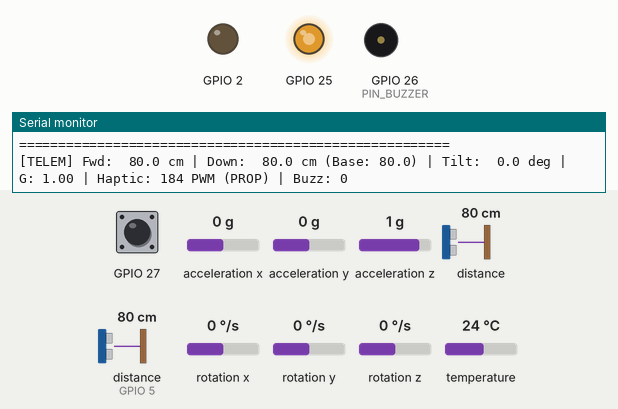
Simulated run of this program. Board: ESP32. Shown: output pins drawn as LEDs (lit = HIGH), buzzer (waves = sounding, pin HIGH), the last lines printed to the serial monitor. Wiring (inferred from the names in the program): ultrasonic range finder: trigger GPIO 18; echo GPIO 5. Dashed ring = blinking. The test bench sets the inputs (shaded band); at power-on: distance to the obstacle (sensor on GPIO 5) 80 cm, acceleration x 0 g, distance to the obstacle 80 cm, GPIO 27 HIGH, acceleration y 0 g, acceleration z 1 g, rotation x 0 °/s, rotation y 0 °/s, rotation z 0 °/s, temperature 24 °C. The echo pulse lasts 58.3 µs per cm; pins used as bus, display or sensor lines are not drawn.

Above: at 0.94 s.
2.1 s: distance to the obstacle (sensor on GPIO 5) set to 97 cm
At 3.8 s:
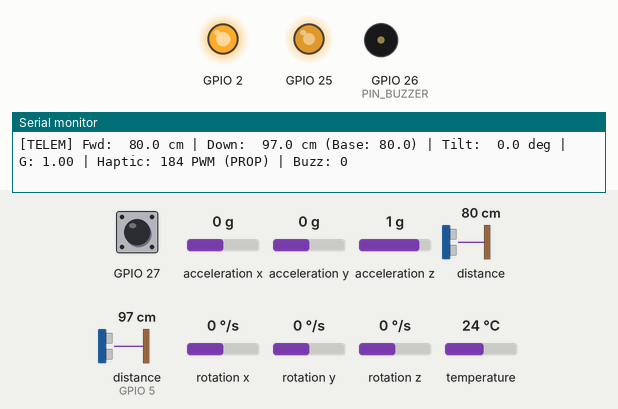
4.5 s: distance to the obstacle (sensor on GPIO 5) set to 105 cm
At 4.87 s:
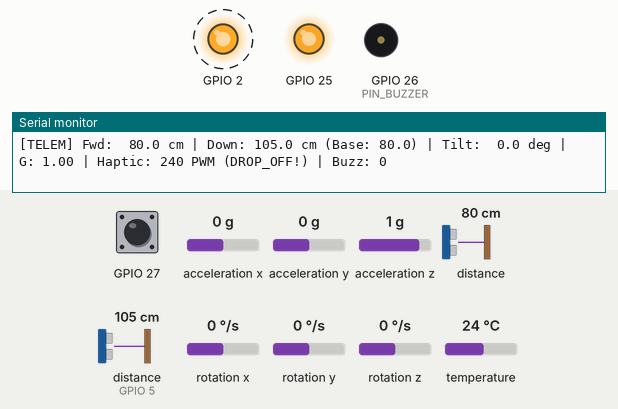
7.5 s: acceleration x set to -1.4 g
10.5 s: distance to the obstacle (sensor 0) set to 9 cm
13.5 s: distance to the obstacle (sensor on GPIO 5) set to 2 cm
At 14.31 s:
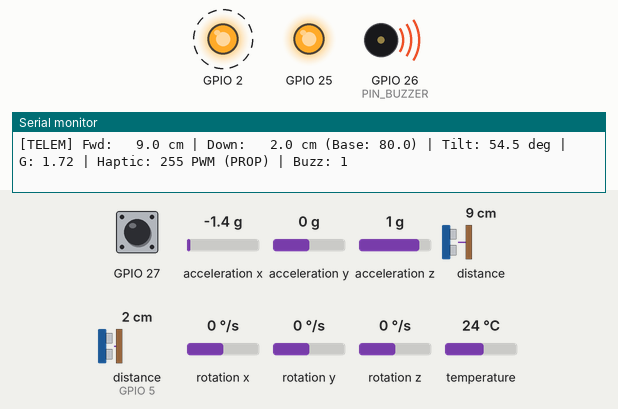
16.5 s: distance to the obstacle (sensor 0) set to 7 cm
19.5 s: distance to the obstacle (sensor 0) set to 4 cm
At 21.2 s:
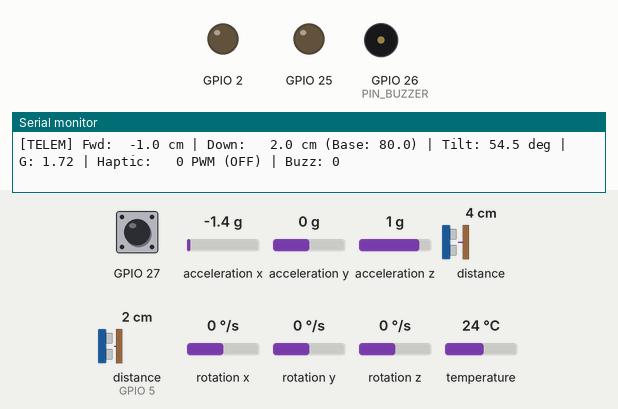
Timing chart, 0 to 22.9 s (numbered marks = the images above; inputs shaded):
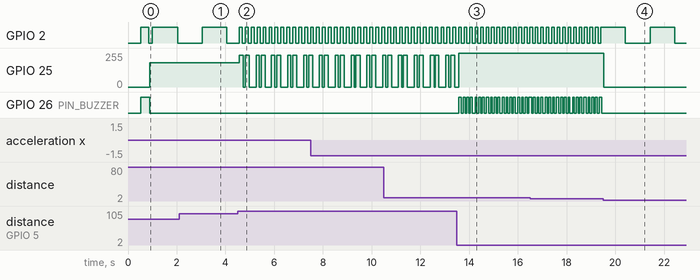

The program:

main.cpp
```cpp
#include <Arduino.h>
#include "CaneController.h"

// Instantiate Master Cane Controller
static CaneController cane;

void setup() {
    // Initialize primary debug serial interface
    Serial.begin(115200);
    delay(500);

    // Boot safety subsystems
    cane.begin();
}

void loop() {
    // Non-blocking cooperative safety cycle
    cane.update();
}
```

BuzzerAlert.h
```cpp
#ifndef BUZZER_ALERT_H
#define BUZZER_ALERT_H

#include <Arduino.h>
#include "config.h"

/**
 * @brief Non-blocking audible buzzer driver for critical hazard warnings and fall alarms.
 */
class BuzzerAlert {
public:
    enum BuzzerMode {
        MODE_SILENT,
        MODE_CRITICAL_OBSTACLE,  // Fast urgent beeps (<30cm obstacle)
        MODE_FALL_ALARM,         // Continuous repeating emergency chirp
        MODE_BOOT_BEEP           // Single startup confirmation pip
    };

    BuzzerAlert();

    /**
     * @brief Initialize buzzer pin.
     */
    void begin();

    /**
     * @brief Set active buzzer alert mode.
     */
    void setMode(BuzzerMode mode);

    /**
     * @brief Trigger a single short confirmation chirp.
     */
    void playBootBeep();

    /**
     * @brief Silence buzzer.
     */
    void silence();

    /**
     * @brief Non-blocking state update called in loop().
     */
    void update();

    BuzzerMode getMode() const { return _mode; }

private:
    BuzzerMode _mode;
    uint32_t _stateStartMs;
    bool _buzzerActive;

    void setBuzzerState(bool active);
};

#endif // BUZZER_ALERT_H
```

CaneController.h
```cpp
#ifndef CANE_CONTROLLER_H
#define CANE_CONTROLLER_H

#include <Arduino.h>
#include <Wire.h>
#include "config.h"
#include "ForwardSensor.h"
#include "DownwardSensor.h"
#include "MotionSensor.h"
#include "HapticFeedback.h"
#include "BuzzerAlert.h"

/**
 * @brief Master safety controller coordinating all sensors, safety arbitration logic,
 *        actuator patterns, and serial telemetry.
 */
class CaneController {
public:
    CaneController();

    /**
     * @brief Initialize all hardware subsystems and perform self-test.
     */
    void begin();

    /**
     * @brief Main non-blocking loop update.
     */
    void update();

    // Diagnostics & Sensor access
    const ForwardSensor& getForwardSensor() const { return _forwardSensor; }
    const DownwardSensor& getDownwardSensor() const { return _downwardSensor; }
    const MotionSensor& getMotionSensor() const { return _motionSensor; }
    const HapticFeedback& getHapticFeedback() const { return _haptic; }
    const BuzzerAlert& getBuzzerAlert() const { return _buzzer; }

private:
    ForwardSensor   _forwardSensor;
    DownwardSensor  _downwardSensor;
    MotionSensor    _motionSensor;
    HapticFeedback  _haptic;
    BuzzerAlert     _buzzer;

    uint32_t _lastForwardUpdateMs;
    uint32_t _lastDownwardUpdateMs;
    uint32_t _lastMotionUpdateMs;
    uint32_t _lastActuatorUpdateMs;
    uint32_t _lastTelemetryMs;
    uint32_t _lastLedBlinkMs;
    bool _ledState;

    void updateSensors();
    void evaluateSafetyAndActuate();
    void printTelemetry();
    void handleStatusLed(bool hazardActive);
    void checkSosButton();
};

#endif // CANE_CONTROLLER_H
```

DownwardSensor.h
```cpp
#ifndef DOWNWARD_SENSOR_H
#define DOWNWARD_SENSOR_H

#include <Arduino.h>
#include <Wire.h>
#include "config.h"

#if (DOWNWARD_SENSOR_TYPE == SENSOR_TYPE_VL53L0X)
#include <VL53L0X.h>
#endif

/**
 * @brief Downward-facing ground / drop-off sensor driver.
 *
 * Configurable for either Ultrasonic (HC-SR04/US-015) or VL53L0X ToF laser.
 * Tracks ground baseline distance and detects descending stairs, curbs, and drop-offs.
 */
class DownwardSensor {
public:
    DownwardSensor();

    /**
     * @brief Initialize downward sensor hardware.
     * @param wire Reference to TwoWire instance (for ToF mode).
     * @return true if initialized, false otherwise.
     */
    bool begin(TwoWire &wire = Wire);

    /**
     * @brief Non-blocking update cycle.
     * @return true if a fresh reading was acquired, false otherwise.
     */
    bool update();

    // Baseline management & calibration
    void calibrateBaseline(uint8_t sampleCount = 10);
    void setBaselineCm(float baselineCm) { _baselineCm = baselineCm; }
    float getBaselineCm() const { return _baselineCm; }

    // Ranging Accessors
    float getDistanceCm() const { return _currentDistanceCm; }
    bool isValid() const { return _isValid; }
    bool isDropOffDetected() const;

private:
    float _currentDistanceCm;
    float _baselineCm;
    bool _isValid;
    bool _initialized;
    uint32_t _lastMeasureMs;

#if (DOWNWARD_SENSOR_TYPE == SENSOR_TYPE_VL53L0X)
    VL53L0X _tofSensor;
#else
    // Ultrasonic timing state
    float readUltrasonicCm();
#endif
};

#endif // DOWNWARD_SENSOR_H
```

ForwardSensor.h
```cpp
#ifndef FORWARD_SENSOR_H
#define FORWARD_SENSOR_H

#include <Arduino.h>
#include <Wire.h>
#include <VL53L1X.h>
#include "config.h"

/**
 * @brief Forward-facing Time-of-Flight (VL53L1X) obstacle sensor driver.
 *
 * Provides non-blocking ranging up to 4m with configurable distance modes.
 */
class ForwardSensor {
public:
    ForwardSensor();

    /**
     * @brief Initialize VL53L1X sensor on the specified I2C bus.
     * @param wire Reference to TwoWire instance.
     * @return true if initialized successfully, false otherwise.
     */
    bool begin(TwoWire &wire = Wire);

    /**
     * @brief Non-blocking update. Checks if new ranging data is available.
     * @return true if new measurement was read, false otherwise.
     */
    bool update();

    // Accessors
    uint16_t getDistanceMm() const { return _distanceMm; }
    float getDistanceCm() const { return _distanceMm / 10.0f; }
    bool isValid() const { return _isValid; }
    bool isObstacleDetected() const;
    bool isCritical() const;
    uint8_t getRangeStatus() const { return _rangeStatus; }
    uint32_t getLastMeasurementTime() const { return _lastMeasurementMs; }

private:
    VL53L1X _sensor;
    uint16_t _distanceMm;
    uint8_t _rangeStatus;
    bool _isValid;
    bool _initialized;
    uint32_t _lastMeasurementMs;
};

#endif // FORWARD_SENSOR_H
```

HapticFeedback.h
```cpp
#ifndef HAPTIC_FEEDBACK_H
#define HAPTIC_FEEDBACK_H

#include <Arduino.h>
#include "config.h"

/**
 * @brief Non-blocking haptic feedback controller managing vibration PWM intensity
 *        and distinctive tactile alarm patterns.
 */
class HapticFeedback {
public:
    enum HapticPattern {
        PATTERN_OFF,
        PATTERN_PROPORTIONAL,   // Steady vibration scaled by forward proximity
        PATTERN_DROP_OFF,       // Double rhythmic burst for ground drop-offs / curbs
        PATTERN_FALL_ALERT      // Fast alert pulse when cane is down
    };

    HapticFeedback();

    /**
     * @brief Initialize LEDC PWM channel and pin assignment.
     */
    void begin();

    /**
     * @brief Set pattern to proportional vibration with target forward distance.
     * @param distanceCm Distance to nearest forward obstacle.
     */
    void setProportionalDistance(float distanceCm);

    /**
     * @brief Trigger drop-off tactile warning signature.
     */
    void triggerDropOffPattern();

    /**
     * @brief Trigger fall alarm vibration pattern.
     */
    void triggerFallPattern();

    /**
     * @brief Turn vibration off.
     */
    void turnOff();

    /**
     * @brief Non-blocking state update. Must be called regularly in loop().
     */
    void update();

    // Accessors
    uint8_t getCurrentDuty() const { return _currentDuty; }
    HapticPattern getActivePattern() const { return _pattern; }

private:
    HapticPattern _pattern;
    uint8_t _currentDuty;
    float _targetDistanceCm;
    uint32_t _patternStartMs;

    void applyPwmDuty(uint8_t duty);
    uint8_t calculateProportionalDuty(float distCm);
};

#endif // HAPTIC_FEEDBACK_H
```

MotionSensor.h
```cpp
#ifndef MOTION_SENSOR_H
#define MOTION_SENSOR_H

#include <Arduino.h>
#include <Wire.h>
#include <Adafruit_MPU6050.h>
#include <Adafruit_Sensor.h>
#include "config.h"

/**
 * @brief 6-Axis IMU (MPU6050) driver for orientation tracking and fall detection.
 */
class MotionSensor {
public:
    MotionSensor();

    /**
     * @brief Initialize MPU6050 over I2C.
     * @param wire Reference to TwoWire bus.
     * @return true if detected and initialized.
     */
    bool begin(TwoWire &wire = Wire);

    /**
     * @brief Read accelerometer and gyroscope, update tilt and fall state machines.
     * @return true if updated.
     */
    bool update();

    // Orientation & Acceleration Accessors
    float getTiltAngleDeg() const { return _tiltAngleDeg; }
    float getAccelMagnitudeG() const { return _accelMagG; }
    bool isCaneHorizontal() const { return _tiltAngleDeg >= FALL_TILT_CRITICAL_DEG; }
    bool isFallAlertActive() const { return _fallDetected; }
    void clearFallAlert() { _fallDetected = false; _fallStage = FALL_IDLE; }

    sensors_event_t getAccelEvent() const { return _a; }
    sensors_event_t getGyroEvent() const { return _g; }

private:
    Adafruit_MPU6050 _mpu;
    sensors_event_t _a, _g, _temp;
    float _accelMagG;
    float _tiltAngleDeg;
    bool _initialized;
    bool _fallDetected;
    uint32_t _lastUpdateMs;

    // Fall detection internal state machine
    enum FallStage {
        FALL_IDLE,
        FALL_FREEFALL_DETECTED,
        FALL_IMPACT_DETECTED,
        FALL_CHECK_IMMOBILITY
    };
    FallStage _fallStage;
    uint32_t _freefallTimestamp;
    uint32_t _impactTimestamp;
};

#endif // MOTION_SENSOR_H
```

BuzzerAlert.cpp
```cpp
#include "BuzzerAlert.h"

BuzzerAlert::BuzzerAlert()
    : _mode(MODE_SILENT),
      _stateStartMs(0),
      _buzzerActive(false) {}

void BuzzerAlert::begin() {
    pinMode(PIN_BUZZER, OUTPUT);
    digitalWrite(PIN_BUZZER, LOW);
    _buzzerActive = false;
    Serial.println("[BuzzerAlert] Buzzer initialized on GPIO 26");
}

void BuzzerAlert::setBuzzerState(bool active) {
    _buzzerActive = active;
    digitalWrite(PIN_BUZZER, active ? HIGH : LOW);
}

void BuzzerAlert::setMode(BuzzerMode mode) {
    if (_mode != mode) {
        _mode = mode;
        _stateStartMs = millis();
        if (_mode == MODE_SILENT) {
            setBuzzerState(false);
        }
    }
}

void BuzzerAlert::playBootBeep() {
    _mode = MODE_BOOT_BEEP;
    _stateStartMs = millis();
    setBuzzerState(true);
}

void BuzzerAlert::silence() {
    setMode(MODE_SILENT);
}

void BuzzerAlert::update() {
    uint32_t now = millis();

    switch (_mode) {
        case MODE_SILENT:
            setBuzzerState(false);
            break;

        case MODE_BOOT_BEEP:
            if (now - _stateStartMs < 120) {
                setBuzzerState(true);
            } else {
                setBuzzerState(false);
                _mode = MODE_SILENT;
            }
            break;

        case MODE_CRITICAL_OBSTACLE: {
            // Rapid urgent beeping: 80ms ON, 80ms OFF
            uint32_t elapsed = (now - _stateStartMs) % 160;
            setBuzzerState(elapsed < 80);
            break;
        }

        case MODE_FALL_ALARM: {
            // Loud alternating siren pattern: 250ms ON, 150ms OFF
            uint32_t elapsed = (now - _stateStartMs) % 400;
            setBuzzerState(elapsed < 250);
            break;
        }
    }
}
```

DownwardSensor.cpp
```cpp
#include "DownwardSensor.h"

DownwardSensor::DownwardSensor()
    : _currentDistanceCm(DOWNWARD_BASELINE_NOMINAL_CM),
      _baselineCm(DOWNWARD_BASELINE_NOMINAL_CM),
      _isValid(false),
      _initialized(false),
      _lastMeasureMs(0) {}

bool DownwardSensor::begin(TwoWire &wire) {
#if (DOWNWARD_SENSOR_TYPE == SENSOR_TYPE_VL53L0X)
    // Setup XSHUT pin to control VL53L0X boot and readdressing
    pinMode(PIN_TOF_DOWN_XSHUT, OUTPUT);
    digitalWrite(PIN_TOF_DOWN_XSHUT, LOW); // Hold in reset
    delay(10);
    digitalWrite(PIN_TOF_DOWN_XSHUT, HIGH); // Release reset
    delay(10);

    _tofSensor.setBus(&wire);
    _tofSensor.setTimeout(500);

    if (!_tofSensor.init()) {
        Serial.println("[DownwardSensor] ERROR: Failed to detect and initialize VL53L0X!");
        _initialized = false;
        return false;
    }

    // Change I2C address from 0x29 to 0x30 to avoid conflict with VL53L1X
    _tofSensor.setAddress(0x30);
    _tofSensor.startContinuous(40);
    _initialized = true;
    Serial.println("[DownwardSensor] VL53L0X initialized on I2C address 0x30");
#else
    // Configure Ultrasonic GPIO pins
    pinMode(PIN_US_TRIG, OUTPUT);
    pinMode(PIN_US_ECHO, INPUT);
    digitalWrite(PIN_US_TRIG, LOW);
    _initialized = true;
    Serial.println("[DownwardSensor] Ultrasonic sensor initialized (Trig=18, Echo=5)");
#endif

    calibrateBaseline(5);
    return _initialized;
}

#if (DOWNWARD_SENSOR_TYPE != SENSOR_TYPE_VL53L0X)
float DownwardSensor::readUltrasonicCm() {
    // Generate clean 10us trigger pulse
    digitalWrite(PIN_US_TRIG, LOW);
    delayMicroseconds(2);
    digitalWrite(PIN_US_TRIG, HIGH);
    delayMicroseconds(10);
    digitalWrite(PIN_US_TRIG, LOW);

    // Measure echo pulse duration (timeout ~25000us = ~4.3m max distance)
    unsigned long durationUs = pulseIn(PIN_US_ECHO, HIGH, 25000);

    if (durationUs == 0) {
        // Echo timed out: target is either too far (> 4m) or no reflective surface (drop-off / deep hole)
        return -1.0f;
    }

    // Speed of sound = 343 m/s = 0.0343 cm/us
    // Distance = (duration * 0.0343) / 2
    return (float)durationUs * 0.01715f;
}
#endif

bool DownwardSensor::update() {
    if (!_initialized) return false;

    uint32_t now = millis();
    if (now - _lastMeasureMs < INTERVAL_DOWNWARD_SENSOR_MS) {
        return false;
    }
    _lastMeasureMs = now;

#if (DOWNWARD_SENSOR_TYPE == SENSOR_TYPE_VL53L0X)
    uint16_t distMm = _tofSensor.readRangeContinuousMillimeters();
    if (_tofSensor.timeoutOccurred() || distMm >= 8000) {
        // Out of range reading can represent open drop-off
        _currentDistanceCm = DOWNWARD_MAX_VALID_DIST_CM + 10.0f;
        _isValid = true;
    } else {
        _currentDistanceCm = distMm / 10.0f;
        _isValid = (_currentDistanceCm > 3.0f && _currentDistanceCm < DOWNWARD_MAX_VALID_DIST_CM);
    }
#else
    float dist = readUltrasonicCm();
    if (dist < 0.0f) {
        // Timeout: no ground reflected back -> potential large drop-off or void
        _currentDistanceCm = DOWNWARD_MAX_VALID_DIST_CM + 50.0f;
        _isValid = true;
    } else {
        _currentDistanceCm = dist;
        _isValid = (_currentDistanceCm > 2.0f && _currentDistanceCm <= DOWNWARD_MAX_VALID_DIST_CM);
    }
#endif

    return true;
}

void DownwardSensor::calibrateBaseline(uint8_t sampleCount) {
    float sum = 0.0f;
    uint8_t validSamples = 0;

    Serial.println("[DownwardSensor] Calibrating ground baseline distance...");

    for (uint8_t i = 0; i < sampleCount; ++i) {
#if (DOWNWARD_SENSOR_TYPE == SENSOR_TYPE_VL53L0X)
        uint16_t distMm = _tofSensor.readRangeContinuousMillimeters();
        if (!_tofSensor.timeoutOccurred() && distMm > 50 && distMm < 1500) {
            sum += (distMm / 10.0f);
            validSamples++;
        }
#else
        float d = readUltrasonicCm();
        if (d > 5.0f && d < 120.0f) {
            sum += d;
            validSamples++;
        }
#endif
        delay(40);
    }

    if (validSamples > 0) {
        _baselineCm = sum / validSamples;
        Serial.printf("[DownwardSensor] Baseline calibrated: %.1f cm (from %d samples)\n", _baselineCm, validSamples);
    } else {
        _baselineCm = DOWNWARD_BASELINE_NOMINAL_CM;
        Serial.printf("[DownwardSensor] Warning: Calibration failed; using default: %.1f cm\n", _baselineCm);
    }
}

bool DownwardSensor::isDropOffDetected() const {
    if (!_isValid) {
        return false;
    }

    // Condition 1: Distance reading exceeds baseline ground distance by drop threshold
    if (_currentDistanceCm > (_baselineCm + DROP_OFF_DELTA_THRESHOLD_CM)) {
        return true;
    }

    // Condition 2: Ground reflection lost completely (e.g. step edge or pit)
    if (_currentDistanceCm >= DOWNWARD_MAX_VALID_DIST_CM) {
        return true;
    }

    return false;
}
```

ForwardSensor.cpp
```cpp
#include "ForwardSensor.h"

ForwardSensor::ForwardSensor()
    : _distanceMm(0),
      _rangeStatus(0),
      _isValid(false),
      _initialized(false),
      _lastMeasurementMs(0) {}

bool ForwardSensor::begin(TwoWire &wire) {
    _sensor.setBus(&wire);
    _sensor.setTimeout(500);

    if (!_sensor.init()) {
        Serial.println("[ForwardSensor] ERROR: Failed to detect and initialize VL53L1X!");
        _initialized = false;
        return false;
    }

    // Configure distance mode: Medium provides good balance of range (up to 3m) and ambient light immunity
    _sensor.setDistanceMode(VL53L1X::Medium);
    // Set measurement timing budget (33 ms provides ~30 Hz ranging)
    _sensor.setMeasurementTimingBudget(33000);
    // Start continuous ranging with 33 ms period
    _sensor.startContinuous(33);

    _initialized = true;
    _isValid = false;
    Serial.println("[ForwardSensor] VL53L1X initialized successfully (Continuous Medium Mode @ 30Hz)");
    return true;
}

bool ForwardSensor::update() {
    if (!_initialized) {
        return false;
    }

    if (_sensor.dataReady()) {
        _sensor.read(false); // Read non-blockingly
        _distanceMm = _sensor.ranging_data.range_mm;
        _rangeStatus = _sensor.ranging_data.range_status;

        // VL53L1X range_status == 0 indicates valid target range
        _isValid = (_rangeStatus == 0) && (_distanceMm > (FORWARD_MIN_BLIND_DIST_CM * 10));
        _lastMeasurementMs = millis();
        return true;
    }

    // Check for sensor communication timeout
    if (_sensor.timeoutOccurred()) {
        Serial.println("[ForwardSensor] WARNING: VL53L1X sensor timeout occurred!");
        _isValid = false;
    }

    return false;
}

bool ForwardSensor::isObstacleDetected() const {
    if (!_isValid) return false;
    return getDistanceCm() <= FORWARD_MAX_ALERT_DIST_CM;
}

bool ForwardSensor::isCritical() const {
    if (!_isValid) return false;
    return getDistanceCm() <= FORWARD_CRITICAL_DIST_CM;
}
```

Source omitted: CaneController.cpp (7457 bytes), HapticFeedback.cpp (3562 bytes), MotionSensor.cpp (4037 bytes), config.h (4499 bytes)

Measured:
- the behaviour switches between 100 and 101 cm on distance to the obstacle (sensor on GPIO 5) (found by bisection; images 1 and 2)
- the behaviour switches between 6 and 5 cm on distance to the obstacle (sensor 0) (found by bisection; images 3 and 4)
- after the input at 4.5 s, GPIO 25: 183/255 → 239/255 after 0.07 s, then repeats every 0.65 s: 0/255 0.08 s, 239/255 0.16 s, 0/255 0.28 s, 239/255 0.13 s
- after the input at 13.5 s, GPIO 26 (PIN_BUZZER): alternates HIGH for 0.08 s and LOW for 0.08 s, starting after 0.07 s
- after the input at 19.5 s, GPIO 25: 255/255 → 0/255 at once; GPIO 26 (PIN_BUZZER): stops changing and stays LOW
